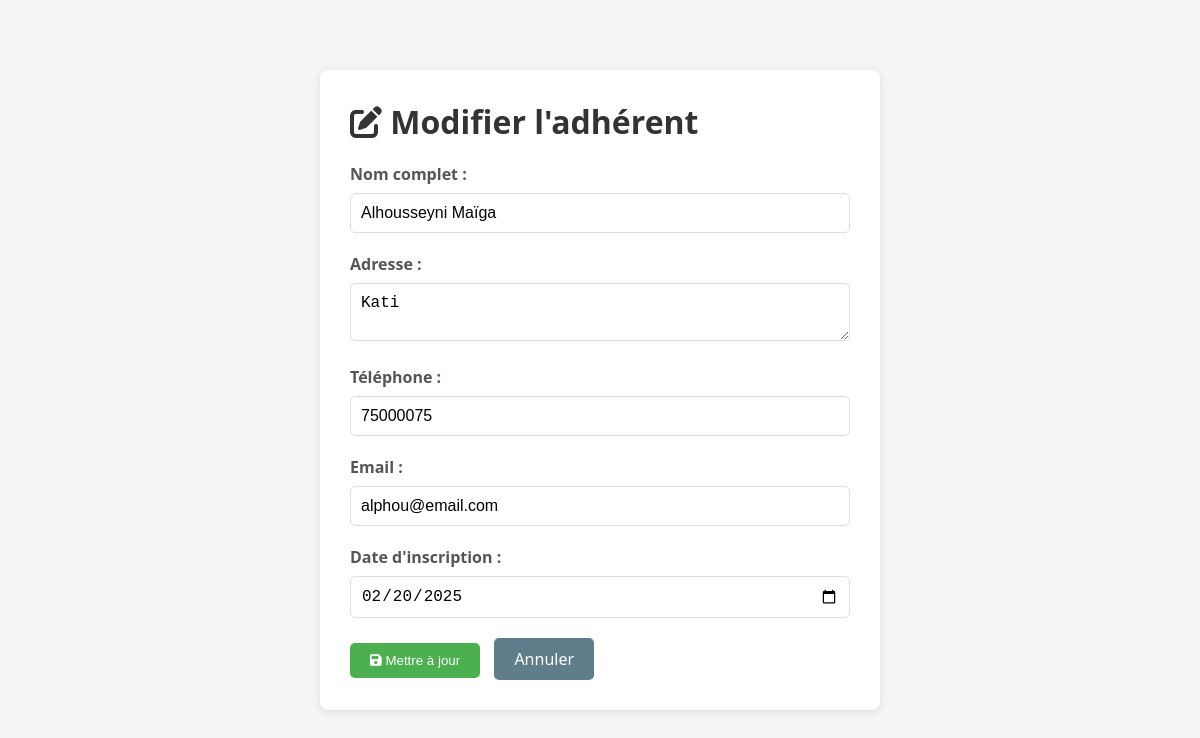
Page /index.php?controller=adherent&action=edit&id=2 on the committed database.
### tables this page shows
CREATE TABLE adherents(
    id int primary key auto_increment,
    nom varchar(30),
    adresse varchar(20),
    tel varchar(15),
    email varchar(100) not null,
    date_insc date
);

### controllers/AdherentController.php (called while the page is built, shortened)
<?php
require_once 'models/Adherent.php';
class AdherentController {
    private $adherent;
    public function __construct() {
        $this->adherent = new Adherent();
    }
    public function edit($id) {
        $adherent = $this->adherent->getOne($id);
        include 'views/adherents/edit.php';
    }
}
?>

### config/database.php (called while the page is built)
<?php
class Database {
    private $host = "localhost";
    private $dbname = "coursBiblio_db";
    private $username = "root";
    private $password = "maig2004";
    private $conn;
    public function __construct() {
        try {
            $this->conn = new PDO(
                "mysql:host={$this->host};dbname={$this->dbname};charset=utf8",
                $this->username,
                $this->password
            );
            $this->conn->setAttribute(PDO::ATTR_ERRMODE, PDO::ERRMODE_EXCEPTION);
        } catch(PDOException $e) {
            die("Erreur de connexion : " . $e->getMessage());
        }
    }
    public function getConnection() {
        return $this->conn;
    }
}
?>

### models/Adherent.php (called while the page is built, shortened)
<?php
require_once 'config/Database.php';
class Adherent {
    private $conn;
    private $table = "adherents";
    public function __construct() {
        $database = new Database();
        $this->conn = $database->getConnection();
    }
    public function getOne($id) {
        $query = "SELECT * FROM {$this->table} WHERE id = :id";
        $stmt = $this->conn->prepare($query);
        $stmt->bindParam(':id', $id);
        $stmt->execute();
        return $stmt->fetch(PDO::FETCH_ASSOC);
    }
}
?>

### views/adherents/edit.php (the view, shortened to what this page needs)
<!DOCTYPE html>
<html>
<head>
    <link rel="stylesheet" href="https://cdnjs.cloudflare.com/ajax/libs/font-awesome/6.0.0/css/all.min.css">
    <link rel="stylesheet" href="../../public/asset/css/adherent.css">
</head>
<body>
    <div class="container">
        <div class="form-card">
            <h1><i class="fas fa-edit"></i> Modifier l'adhérent</h1>
            <form method="POST">
                <label>Nom complet :</label>
                <input type="text" name="nom" value="<?= htmlspecialchars($adherent['nom']) ?>">
                <label>Adresse :</label>
                <textarea name="adresse" rows="2"><?= htmlspecialchars($adherent['adresse']) ?></textarea>
                <label>Téléphone :</label>
                <input type="tel" name="tel" value="<?= htmlspecialchars($adherent['tel']) ?>">
                <label>Email :</label>
                <input type="email" name="email" value="<?= htmlspecialchars($adherent['email']) ?>">
                <label>Date d'inscription :</label>
                <input type="date" name="date_insc" value="<?= $adherent['date_insc'] ?>">
                <button type="submit"><i class="fas fa-save"></i> Mettre à jour</button>
                <a href="index.php?controller=adherent&action=index" class="btn-cancel">Annuler</a>
            </form>
        </div>
    </div>
</body>
</html>

### public/asset/css/adherent.css (style rules this page uses)
* { margin: 0; padding: 0; box-sizing: border-box; }
body { font-family: 'Segoe UI', Tahoma, Geneva, Verdana, sans-serif; background: #f5f5f5; }
.container { max-width: 600px; margin: 50px auto; padding: 20px; }
.form-card { background: white; padding: 30px; border-radius: 8px; box-shadow: 0 2px 10px rgba(0, 0, 0, 0.1); }
h1 { margin-bottom: 20px; color: #333; }
label { display: block; margin-bottom: 8px; font-weight: bold; color: #555; }
input, textarea { width: 100%; padding: 10px; border: 1px solid #ddd; border-radius: 5px; margin-bottom: 20px; font-size: 16px; }
button { background: #4CAF50; color: white; padding: 10px 20px; border: none; border-radius: 5px; cursor: pointer; margin-right: 10px; }
.btn-cancel { background: #607D8B; text-decoration: none; display: inline-block; padding: 10px 20px; border-radius: 5px; color: white; }

### rows in the picture
adherents: nom "Alhousseyni Maïga", adresse "Kati", tel "75000075", email "alphou@email.com", date_insc "02/20/2025"
